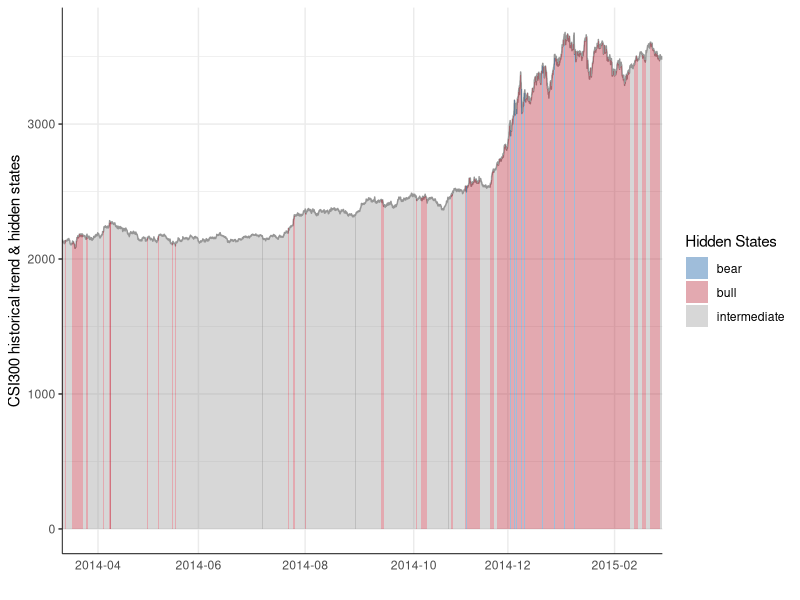
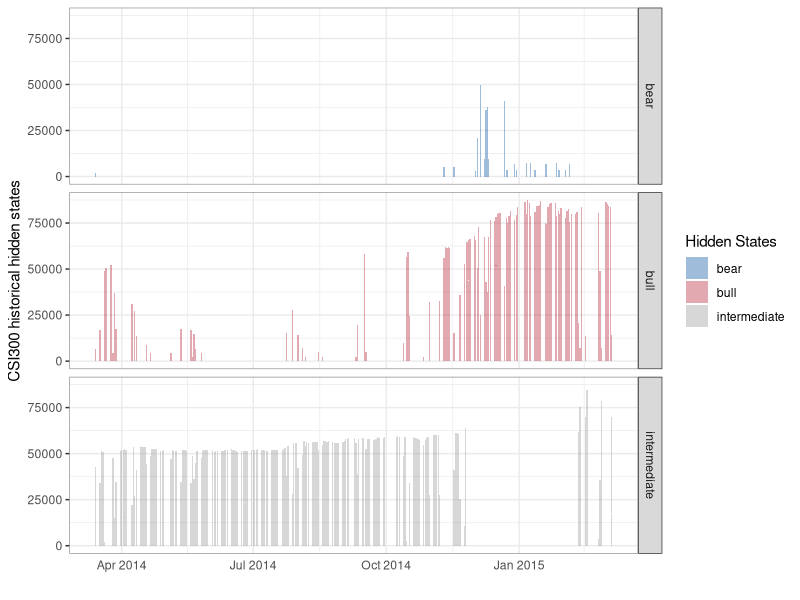
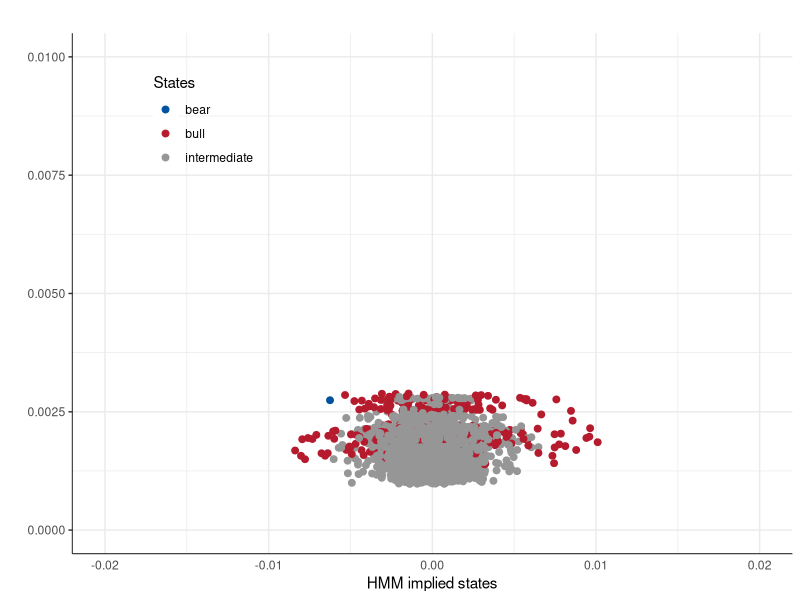
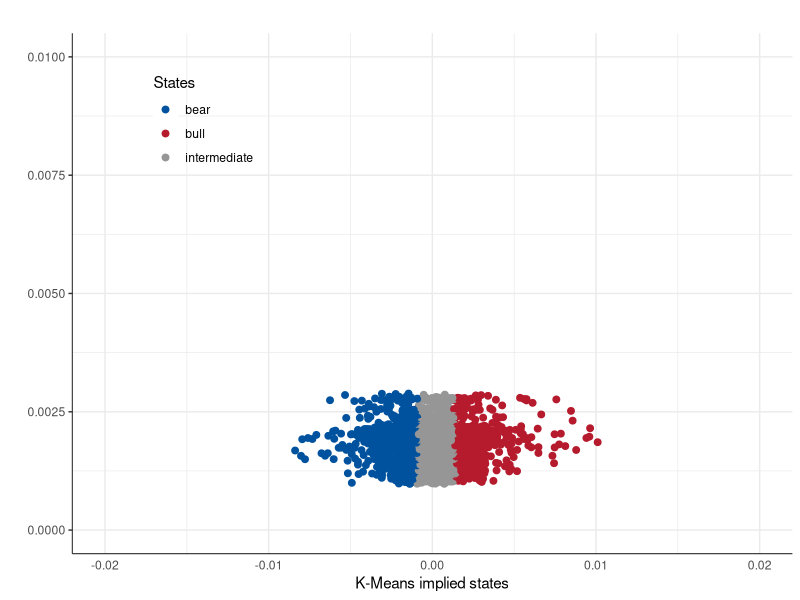
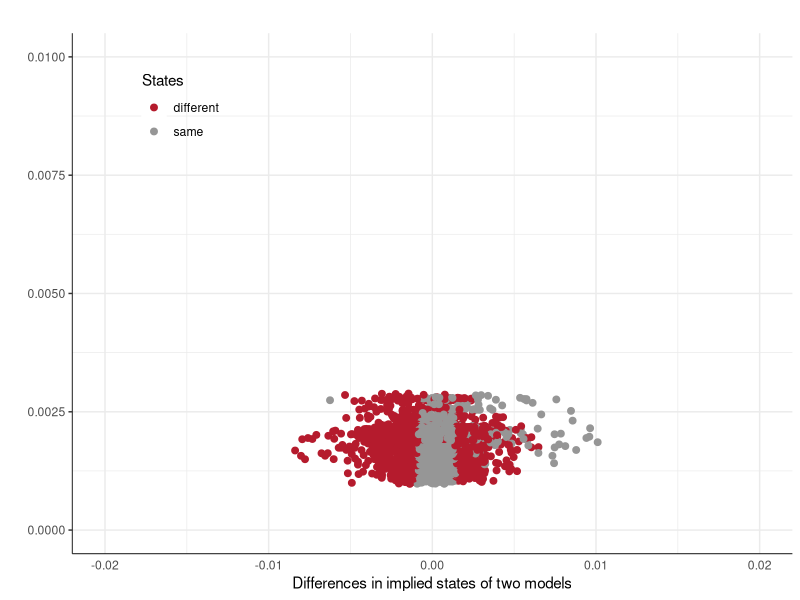
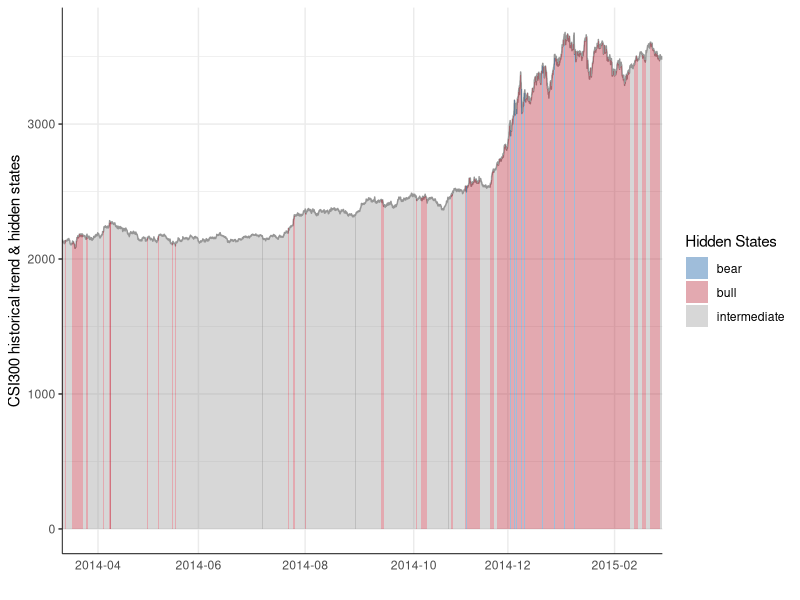
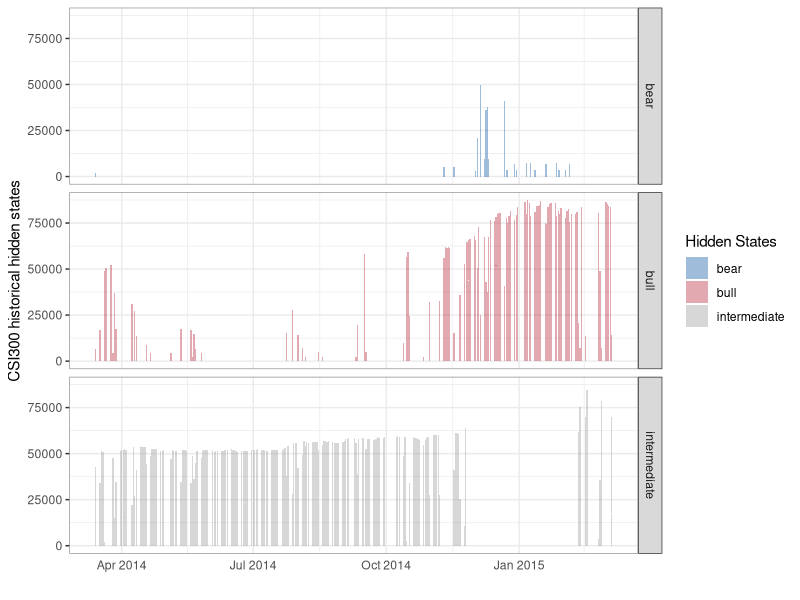
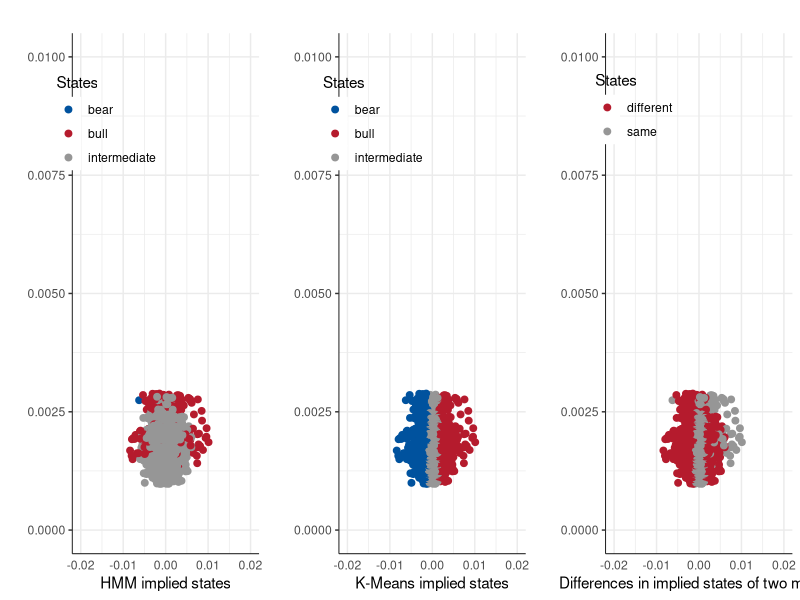

Source code (R) for these figures, in order:
# Plot - HMM States
#
# Color Scheme:
#   Blue: #00529e
#   Red:  #b51b2d
#   Gray: #969696

library(ggplot2)
library(dplyr)
library(reshape2)
library(grid)
setwd('/Users/troy_sky/Documents/R/Thesis/10min_1415')
vplayout = function(x, y) viewport(layout.pos.row = x, layout.pos.col = y)

# Data Loading
dataRetStates = read.csv('dataHMMStates.csv')
dataFullIndex = read.csv('dataHistoricalIndex.csv')
dataRetIn = read.csv('dataInSample.csv')
dataIndexStates = merge(dataRetStates,dataFullIndex,by = 'time',all.x = T)

# Figure 1 - Index line & States bar plot
ind = c(57,217,387,560,710,880)*6
statesFig1 = ggplot(data = dataIndexStates,aes(x = time,y = close,group = 1)) + 
  geom_line(color = '#969696') + 
  geom_bar(stat = 'identity',position = 'dodge',aes(fill = label),width = 1) + 
  scale_fill_manual('Hidden States',values = c('#00529e60','#b51b2d60','#96969660')) + 
  scale_x_discrete(breaks = dataIndexStates$time[ind],labels = substr(dataIndexStates$time[ind],1,7)) + 
  theme_bw() + 
  theme(panel.background = element_blank()) + 
  theme(panel.border = element_blank()) + 
  theme(axis.line = element_line(size = 0.3)) + 
  theme(axis.ticks.x = element_blank()) + 
  labs(x = '',y = 'CSI300 historical trend & hidden states')
print(statesFig1)
ggsave('statesFig1.pdf',statesFig1,width = 10,height = 4)

# Figure 2 - States bar plot
statesFig2 = ggplot(data = dataIndexStates,aes(x = as.Date(time),y = close)) + 
  geom_bar(stat = 'identity',aes(fill = label)) + 
  facet_grid(label ~.) + 
  scale_fill_manual('Hidden States',values = c('#00529e60','#b51b2d60','#96969660')) + 
  theme_bw() + 
  theme(panel.background = element_blank()) + 
  theme(panel.border = element_rect(size = 0.5,color = '#969696')) + 
  theme(axis.ticks.x = element_blank()) + 
  labs(x = '',y = 'CSI300 historical hidden states')
print(statesFig2)
ggsave('statesFig2.pdf',statesFig2,width = 10,height = 4)

# Figure 3 - Return scatter plots
dataRetInComp = merge(dataRetStates,dataRetIn,by = c('time','ret'),all.y = T) %>%
  select(time,ret,std,labelHMM = label.x,labelKMeans = label.y) %>% 
  mutate(labelDiff = labelHMM == labelKMeans)

statesFig3_HMM = ggplot(data = dataRetInComp,aes(x = ret,y = std)) + 
  geom_point(aes(color = labelHMM),size = 2) + 
  xlim(c(-0.02,0.02)) + ylim(c(0,0.01)) + 
  scale_color_manual('States',values = c('#00529e','#b51b2d','#969696')) + 
  theme_bw() + 
  theme(panel.background = element_blank()) + 
  theme(panel.border = element_blank()) + 
  theme(axis.line = element_line(size = 0.3)) + 
  theme(axis.ticks.x = element_blank()) + 
  theme(legend.position = c(0.182,0.83)) + 
  theme(legend.key = element_rect(fill = NULL,color = '#ffffff')) + 
  theme(legend.background = element_blank()) + 
  labs(x = 'HMM implied states',y = '',title = '')
print(statesFig3_HMM)

statesFig3_KMeans = ggplot(data = dataRetInComp,aes(x = ret,y = std)) + 
  geom_point(aes(color = labelKMeans),size = 2) + 
  xlim(c(-0.02,0.02)) + ylim(c(0,0.01)) + 
  scale_color_manual('States',values = c('#00529e','#b51b2d','#969696')) + 
  theme_bw() + 
  theme(panel.background = element_blank()) + 
  theme(panel.border = element_blank()) + 
  theme(axis.line = element_line(size = 0.3)) + 
  theme(axis.ticks.x = element_blank()) + 
  theme(legend.position = c(0.182,0.83)) + 
  theme(legend.key = element_rect(fill = NULL,color = '#ffffff')) + 
  theme(legend.background = element_blank()) + 
  labs(x = 'K-Means implied states',y = '',title = '')
print(statesFig3_KMeans)

statesFig3_Diff = ggplot(data = dataRetInComp,aes(x = ret,y = std)) + 
  geom_point(aes(color = labelDiff),size = 2) + 
  xlim(c(-0.02,0.02)) + ylim(c(0,0.01)) + 
  scale_color_manual('States',
                     labels = c('different','same'),
                     values = c('#b51b2d','#969696')) + 
  theme_bw() + 
  theme(panel.background = element_blank()) + 
  theme(panel.border = element_blank()) + 
  theme(axis.line = element_line(size = 0.3)) + 
  theme(axis.ticks.x = element_blank()) + 
  theme(legend.position = c(0.15,0.857)) + 
  theme(legend.key = element_rect(fill = NULL,color = '#ffffff')) + 
  theme(legend.background = element_blank()) + 
  labs(x = 'Differences in implied states of two models',y = '',title = '')
print(statesFig3_Diff)

pdf('statesFig3.pdf', width = 15, height = 5)
grid.newpage()
pushViewport(viewport(layout = grid.layout(1, 3)))
print(statesFig3_HMM, vp = vplayout(1, 1))
print(statesFig3_KMeans, vp = vplayout(1, 2))
print(statesFig3_Diff, vp = vplayout(1, 3))
dev.off()
